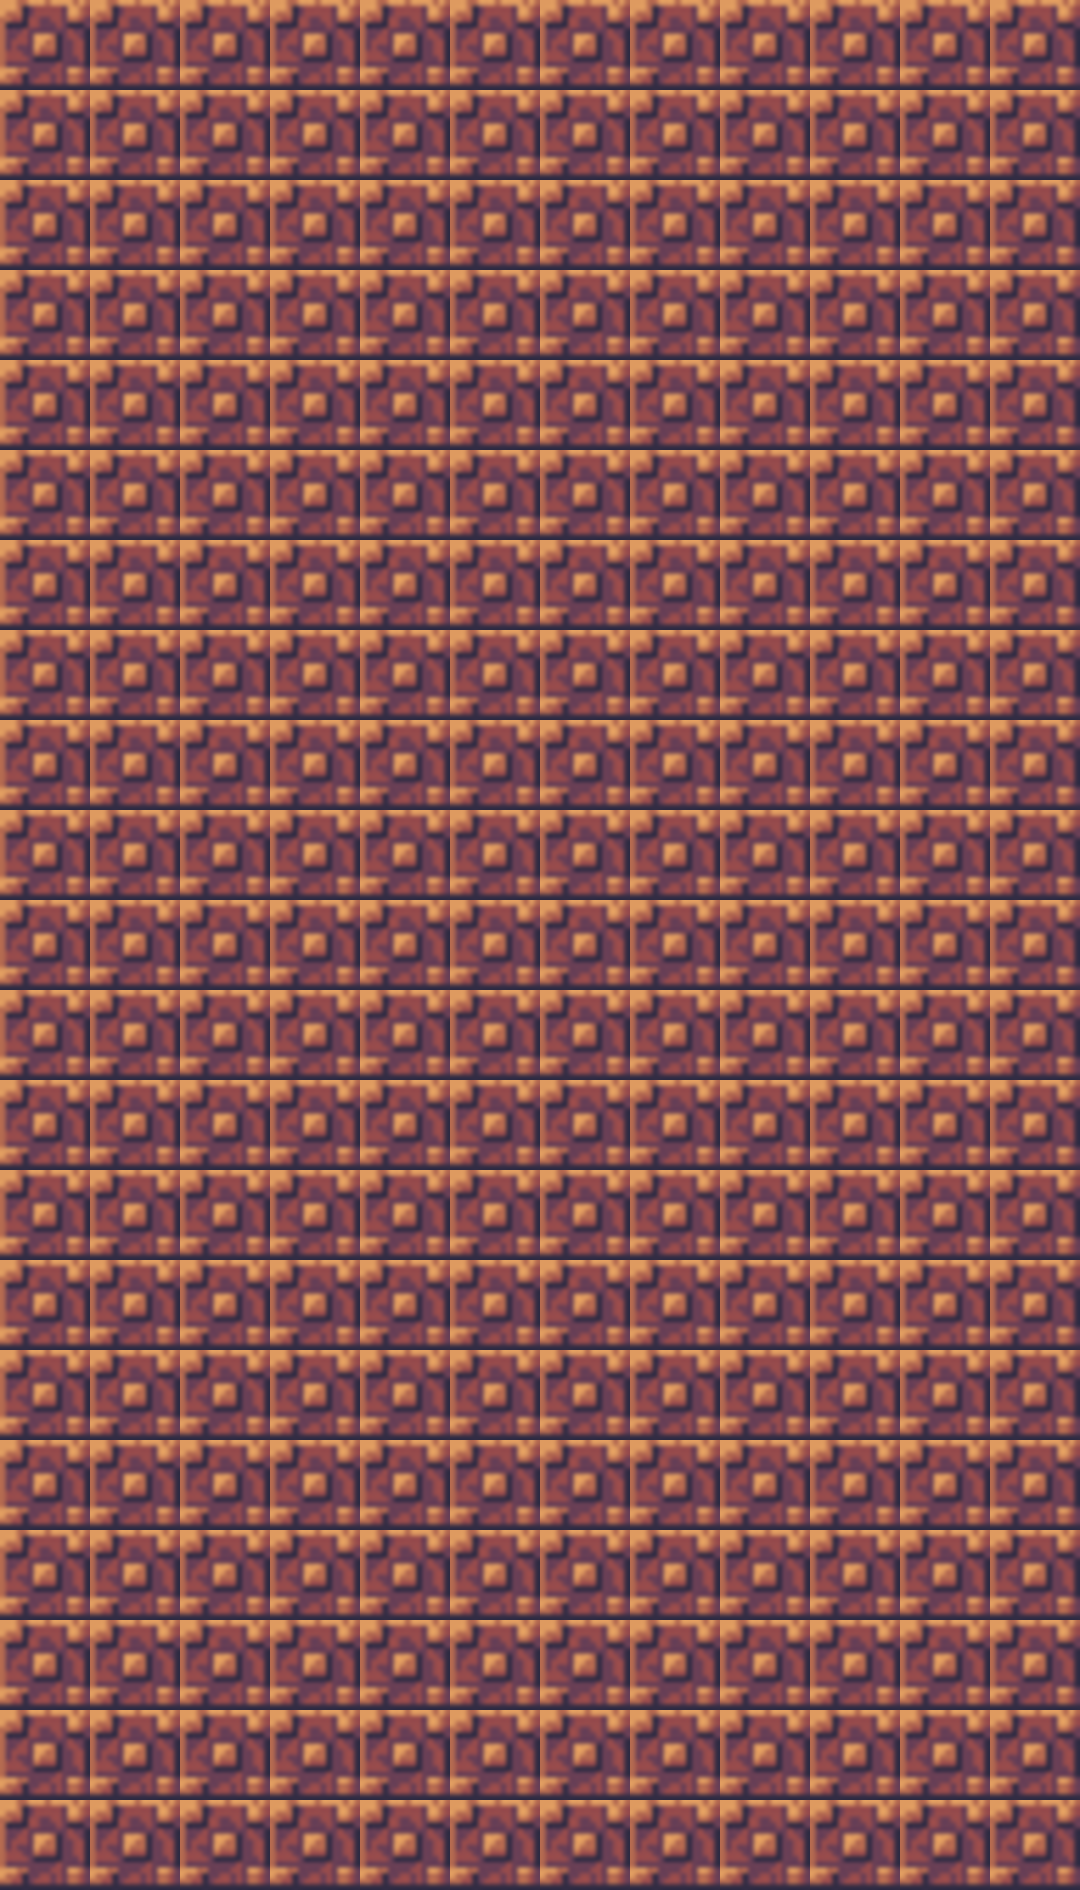

A 2D game scene composited from a Tiled map and its tileset images. What follows is a short description and the map's XML, with every tile layer's data as written:
An orthogonal 12x21 tile map with 90x90 px tiles, 1 tile layer (Tile Layer 1), 3 tilesets.

<map version="1.9" tiledversion="1.9.2" orientation="orthogonal" renderorder="right-down" width="12" height="21" tilewidth="90" tileheight="90" infinite="0" nextlayerid="8" nextobjectid="4">
 <tileset firstgid="1" source="block.tsx" />
 <tileset firstgid="2" source="arrowSign.tsx" />
 <tileset firstgid="3" source="bush.tsx" />
 <layer id="1" name="Tile Layer 1" width="12" height="21">
  <data encoding="csv">
1,1,1,1,1,1,1,1,1,1,1,1,
1,1,1,1,1,1,1,1,1,1,1,1,
1,1,1,1,1,1,1,1,1,1,1,1,
1,1,1,1,1,1,1,1,1,1,1,1,
1,1,1,1,1,1,1,1,1,1,1,1,
1,1,1,1,1,1,1,1,1,1,1,1,
1,1,1,1,1,1,1,1,1,1,1,1,
1,1,1,1,1,1,1,1,1,1,1,1,
1,1,1,1,1,1,1,1,1,1,1,1,
1,1,1,1,1,1,1,1,1,1,1,1,
1,1,1,1,1,1,1,1,1,1,1,1,
1,1,1,1,1,1,1,1,1,1,1,1,
1,1,1,1,1,1,1,1,1,1,1,1,
1,1,1,1,1,1,1,1,1,1,1,1,
1,1,1,1,1,1,1,1,1,1,1,1,
1,1,1,1,1,1,1,1,1,1,1,1,
1,1,1,1,1,1,1,1,1,1,1,1,
1,1,1,1,1,1,1,1,1,1,1,1,
1,1,1,1,1,1,1,1,1,1,1,1,
1,1,1,1,1,1,1,1,1,1,1,1,
1,1,1,1,1,1,1,1,1,1,1,1
</data>
 </layer>
</map>